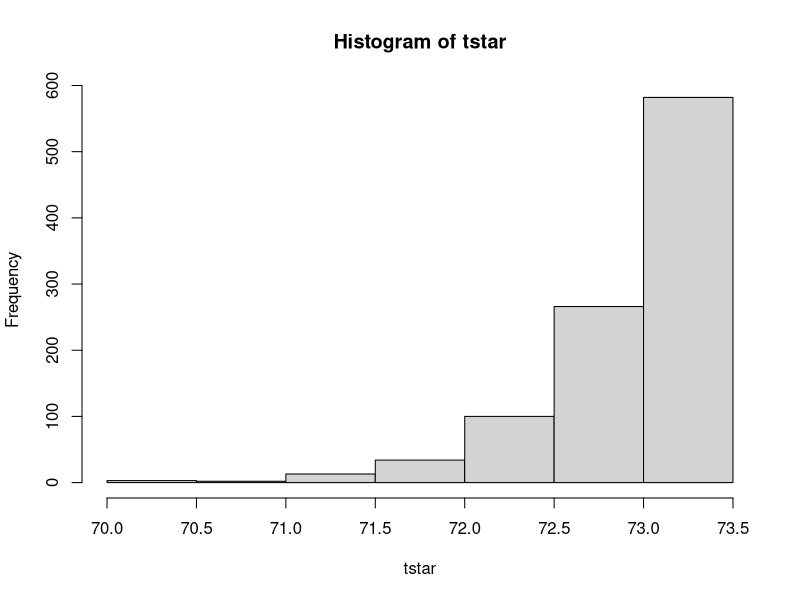

Write the R code that produced this figure.
## ---- chunk 1
knitr::opts_chunk$set(echo = TRUE)
## ---- chunk 2
nausea = read.table("nauseatable.txt", header = TRUE)
nausea
## ---- chunk 3
#We create a datafeam contains 2 columns: nausea, medicine
#Set patient suffered from nausea as 1, otherwise 0
nausea=c(rep(0,times=100), rep(1,times=52),rep(0, times=32), rep(1, times=35),rep(0, times=48), rep(1, times=37))

medicine=c(rep("Chlorpromazine", times=152),rep("Pentobarbital(100mg)", times=67),rep("Pentobarbital(150mg)", times=85))
newNausea = data.frame(nausea,medicine); newNausea
## ---- chunk 4
xtabs(~medicine+nausea, data = newNausea) 
## ---- chunk 5
#Permutation test
label_medic = factor(newNausea$medicine)
nausdata = data.frame(nausea=as.vector(newNausea$nausea), label_medic)

attach(nausdata)
mystat=function(x) sum(residuals(x)^2)
B=1000
tstar=numeric(B)
for(i in 1:B){
  treatstar = sample(label_medic)
  tstar[i] = mystat(lm(nausea~treatstar))
}
myt = mystat(lm(newNausea$nausea~newNausea$medicine))
hist(tstar)
myt
pl=sum(tstar<myt)/B
pr=sum(tstar>myt)/B
pl
## ---- chunk 6
#chisquare test
chisq.test(xtabs(~newNausea$medicine+newNausea$nausea))[[1]]
## ---- chunk 7
chisq.test(xtabs(~newNausea$medicine+newNausea$nausea))
